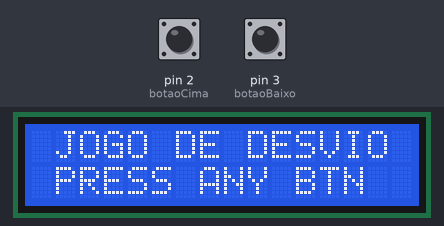
The sketch below on a simulated Arduino Uno, built with avr-gcc and run on an emulated ATmega328P. On the bench: 16×2 character LCD. Inputs (shaded band) come from the test bench; at power-on: pin 2 (botaoCima) HIGH, pin 3 (botaoBaixo) HIGH.

Above: at 0.8 s.
0.9 s: pin 2 (botaoCima) pulled LOW for 0.15 s
At 2.7 s:
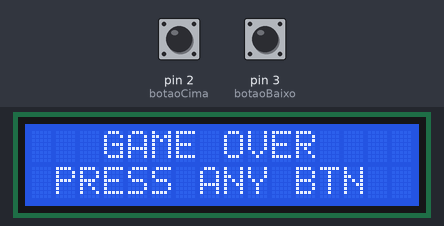
3.0 s: pin 3 (botaoBaixo) pulled LOW for 1 s
At 3.15 s:
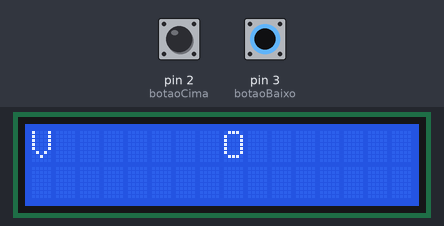
5.5 s: pin 2 (botaoCima) pulled LOW for 1 s
At 5.91 s:
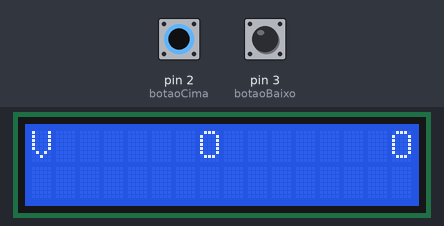
8.0 s: pin 2 (botaoCima) pulled LOW for 3.2 s
At 8.39 s:
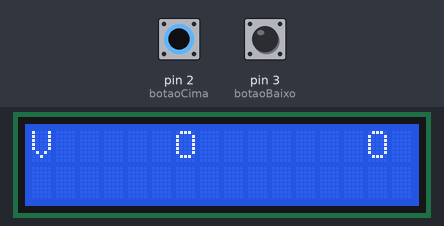
12.7 s: pin 3 (botaoBaixo) pulled LOW for 3.2 s
At 13.02 s:
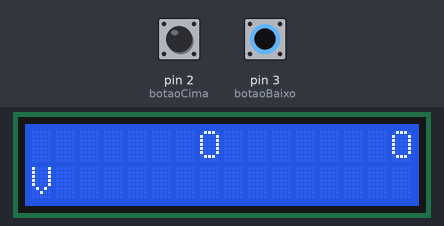

Measured:
- after the input at 0.9 s, the display: first changes at once (image 1 shows a later state)
- after the input at 3.0 s, the display: changes after 0.08 s (image 2)
- after the input at 5.5 s, the display: first differs from a run without the input after 0.33 s (image 3)
- after the input at 8.0 s, the display: first changes at once (image 4 shows a later state)
- after the input at 12.7 s, the display: first changes after 0.10 s (image 5 shows a later state)

The sketch:

Sprint_Edge_partII.ino
```cpp
#include <LiquidCrystal.h>

// Definição dos pinos
const int botaoCima = 2;
const int botaoBaixo = 3;

// Definir os pinos do display LCD (I2C)
const int rs = 11, en = 10, d4 = 8, d5 = 9, d6 = 6, d7 = 7;
LiquidCrystal lcd(rs, en, d4, d5, d6, d7);

// Posição inicial do carro do jogador
int posicaoCarro = 1;

// Velocidade do jogo
int velocidade = 150; // Aumentado para oponentes mais lentos

// Posição dos carros inimigos
int posicaoInimigoCima = 16; // Linha de cima
int posicaoInimigoBaixo = 8;  // Linha de baixo

// Flag para indicar se o jogo está em andamento
bool jogoEmAndamento = true;

void setup() {
  // Configurar os pinos dos botões como entrada
  pinMode(botaoCima, INPUT_PULLUP);
  pinMode(botaoBaixo, INPUT_PULLUP);

  // Inicializar o display LCD
  lcd.begin(16, 2);
  lcd.clear();
  lcd.setCursor(1, 0);
  lcd.print("JOGO DE DESVIO");
  lcd.setCursor(1, 1);
  lcd.print("PRESS ANY BTN");

  // Esperar o jogador iniciar o jogo
  while (digitalRead(botaoCima) == HIGH && digitalRead(botaoBaixo) == HIGH);
}

void loop() {
  // Verificar se o jogo está em andamento
  if (jogoEmAndamento) {
    // Atualizar a posição do carro do jogador
    if (digitalRead(botaoCima) == LOW && posicaoCarro > 1) {
      posicaoCarro--;
    } else if (digitalRead(botaoBaixo) == LOW && posicaoCarro < 4) {
      posicaoCarro++;
    }

    // Mover os carros inimigos
    if (posicaoInimigoCima > 0) { // Verifica se o oponente de cima está na tela
      posicaoInimigoCima--;
    } else {
      posicaoInimigoCima = 16; // Reinicia o oponente de cima se ele sair da tela
    }

    if (posicaoInimigoBaixo > 0) { // Verifica se o oponente de baixo está na tela
      posicaoInimigoBaixo--;
    } else {
      posicaoInimigoBaixo = 16; // Reinicia o oponente de baixo se ele sair da tela
    }

    // Verificar colisões (somente quando os oponentes chegam na coluna 0)
    if (posicaoInimigoCima == 0 && posicaoCarro == 1) {
      gameOver();
    } else if (posicaoInimigoBaixo == 0 && posicaoCarro == 1) {
      gameOver();
    }

    // Desenhar o jogo no display
    desenharJogo();

    // Aguardar antes de atualizar novamente
    delay(velocidade);
  }
}

void desenharJogo() {
  // Limpar o display
  lcd.clear();

  // Desenhar o carro do jogador
  lcd.setCursor(0, posicaoCarro - 1);
  lcd.print("V");

  // Desenhar os carros inimigos
  lcd.setCursor(posicaoInimigoCima, 0);
  lcd.print("O"); // Desenhar o oponente de cima
  lcd.setCursor(posicaoInimigoBaixo, 0); // Desenhar o oponente de baixo
  lcd.print("O");
}

void gameOver() {
  // Parar o jogo
  jogoEmAndamento = false;

  // Mostrar "Game Over" no display
  lcd.clear();
  lcd.setCursor(3, 0);
  lcd.print("GAME OVER");
  lcd.setCursor(1, 1);
  lcd.print("PRESS ANY BTN");

  // Esperar o jogador reiniciar
  while (digitalRead(botaoCima) == HIGH && digitalRead(botaoBaixo) == HIGH) {
    delay(100); // Aguardar 100ms para evitar reiniciar instantaneamente
  }

  // Reiniciar o jogo
  resetarJogo();
}

void resetarJogo() {
  // Reiniciar as variáveis do jogo
  posicaoCarro = 1;
  posicaoInimigoCima = 16;
  posicaoInimigoBaixo = 8;
  jogoEmAndamento = true;
}
```
